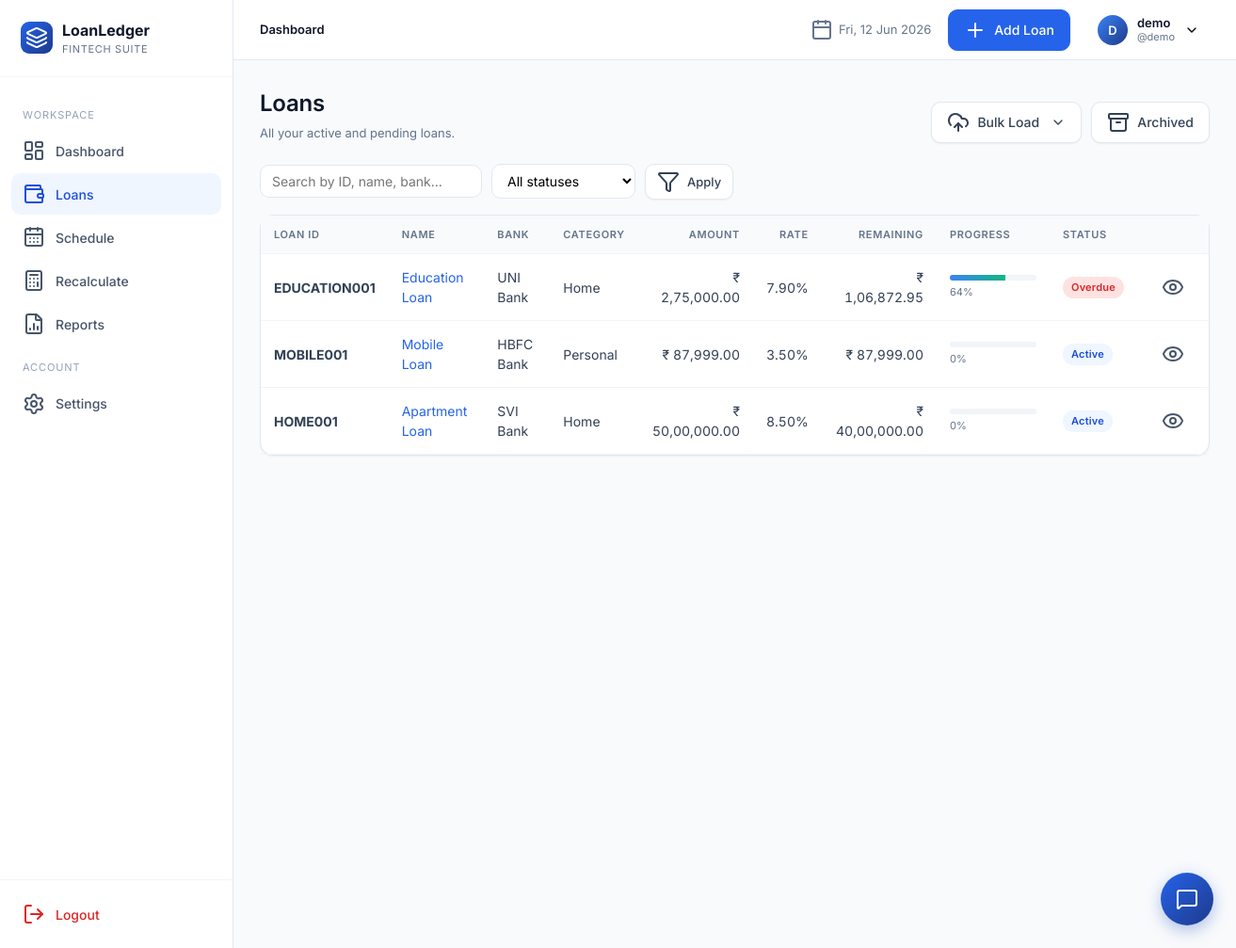
The page /loans/ (signed in) on the database its author committed.
### app/models.py (models this page shows, shortened)
class User(UserMixin, db.Model):
    __tablename__ = "users"
    id = db.Column(db.Integer, primary_key=True)
    full_name = db.Column(db.String(120), nullable=False)
    username = db.Column(db.String(64), unique=True, nullable=False, index=True)
    email = db.Column(db.String(160), unique=True, nullable=False, index=True)
    password_hash = db.Column(db.String(256), nullable=False)
    preferred_currency = db.Column(db.String(8), default="INR")
    preferred_date_format = db.Column(db.String(20), default="%d %b %Y")
    created_at = db.Column(db.DateTime, default=datetime.utcnow)
    loans = db.relationship("Loan", backref="owner", lazy="dynamic", cascade="all, delete-orphan")

class Loan(db.Model):
    __tablename__ = "loans"
    id = db.Column(db.Integer, primary_key=True)
    user_id = db.Column(db.Integer, db.ForeignKey("users.id"), nullable=False, index=True)
    loan_id = db.Column(db.String(40), nullable=False, index=True)  # manual unique per user
    loan_name = db.Column(db.String(120), nullable=False)
    loan_category = db.Column(db.String(50), nullable=False, default="Personal")
    bank_name = db.Column(db.String(120), nullable=False)
    loan_amount = db.Column(db.Float, nullable=False)
    interest_rate = db.Column(db.Float, nullable=False)  # annual %
    down_payment = db.Column(db.Float, default=0)
    custom_emi = db.Column(db.Float, nullable=True)
    start_date = db.Column(db.Date, nullable=False)
    tenure_months = db.Column(db.Integer, nullable=False)
    loan_status = db.Column(db.String(20), default="Active", index=True)
    remaining_balance = db.Column(db.Float, default=0)
    completion_percentage = db.Column(db.Float, default=0)
    is_archived = db.Column(db.Boolean, default=False, index=True)
    balloon_date = db.Column(db.Date, nullable=True)
    balloon_amount = db.Column(db.Float, nullable=True)
    notes = db.Column(db.Text)
    closed_at = db.Column(db.DateTime, nullable=True)
    final_amount = db.Column(db.Float, nullable=True)
    closure_notes = db.Column(db.Text, nullable=True)
    created_at = db.Column(db.DateTime, default=datetime.utcnow)
    updated_at = db.Column(db.DateTime, default=datetime.utcnow, onupdate=datetime.utcnow)
    schedules = db.relationship("Schedule", backref="loan", lazy="dynamic",
                                cascade="all, delete-orphan", order_by="Schedule.month_index")
    __table_args__ = (db.UniqueConstraint("user_id", "loan_id", name="uq_user_loanid"),)

### app/blueprints/loans.py (the view)
@loans_bp.route("/")
@login_required
def list_loans():
    q = request.args.get("q", "").strip()
    status = request.args.get("status", "")
    page = int(request.args.get("page", 1))
    query = current_user.loans.filter_by(is_archived=False)
    if q:
        like = f"%{q}%"
        query = query.filter((Loan.loan_id.ilike(like)) | (Loan.loan_name.ilike(like)) | (Loan.bank_name.ilike(like)))
    if status:
        query = query.filter_by(loan_status=status)
    pagination = query.order_by(Loan.created_at.desc()).paginate(page=page, per_page=10, error_out=False)
    return render_template("loans/list.html", pagination=pagination, q=q, status=status)

### app/templates/loans/list.html (shortened to what this page needs)
{% extends "base.html" %}
{% block content %}
<div class="page-header">
  <div class="title-block"><h1>Loans</h1><div class="sub">All your active and pending loans.</div></div>
  <div class="actions" style="display:flex; gap:10px;">
    <div class="dropdown-container">
      <button class="btn secondary" id="bulkLoadBtn" type="button">
        <i data-lucide="upload-cloud"></i> Bulk Load <i data-lucide="chevron-down" style="width:16px;height:16px;margin-left:4px"></i>
      </button>
    </div>
    <a href="{{ url_for('loans.archived') }}" class="btn secondary"><i data-lucide="archive"></i> Archived</a>
  </div>
</div>
<form class="filters" method="get">
  <input type="text" name="q" value="{{ q }}" placeholder="Search by ID, name, bank…">
  <select name="status">
    <option value="">All statuses</option>
  </select>
  <button class="btn secondary sm" type="submit"><i data-lucide="filter"></i> Apply</button>
</form>
<div class="card">
  <div class="table-wrap">
  {% if pagination.items %}
    <table class="tbl">
      <thead><tr>
        <th>Loan ID</th><th>Name</th><th>Bank</th><th>Category</th>
        <th class="num">Amount</th><th class="num">Rate</th><th class="num">Remaining</th>
        <th>Progress</th><th>Status</th><th></th>
      </tr></thead>
      <tbody>
      {% for l in pagination.items %}
        <tr>
          <td><strong>{{ l.loan_id }}</strong></td>
          <td><a href="{{ url_for('loans.details', loan_pk=l.id) }}">{{ l.loan_name }}</a></td>
          <td>{{ l.bank_name }}</td>
          <td>{{ l.loan_category }}</td>
          <td class="num">{{ l.loan_amount|money }}</td>
          <td class="num">{{ '%.2f'|format(l.interest_rate) }}%</td>
          <td class="num">{{ l.remaining_balance|money }}</td>
          <td style="min-width:120px">
            <div class="progress"><div class="progress-bar" style="width: {{ l.completion_percentage }}%"></div></div>
            <div style="font-size:11px;color:var(--slate-500);margin-top:4px">{{ '%.0f'|format(l.completion_percentage) }}%</div>
          </td>
          <td><span class="badge {{ l.loan_status.replace(' ','') }}">{{ l.loan_status }}</span></td>
          <td>
            <a href="{{ url_for('loans.details', loan_pk=l.id) }}" class="btn ghost sm"><i data-lucide="eye"></i></a>
          </td>
        </tr>
      {% endfor %}
      </tbody>
    </table>
  {% else %}
    <div class="empty"><i data-lucide="inbox"></i><h3>No loans match</h3><p>Try clearing filters or add a new loan.</p></div>
  {% endif %}
  </div>
</div>
{% endblock %}

### app/templates/_topnav.html (shortened to what this page needs)
<header class="topnav">
  <div class="crumbs">
    {% block crumbs %}<strong>Dashboard</strong>{% endblock %}
  </div>
  <div class="date"><i data-lucide="calendar"></i> {{ now.strftime('%a, %d %b %Y') }}</div>
  {% if request.endpoint and not request.endpoint.startswith('settings.') %}
    <a href="{{ url_for('loans.add') }}" class="btn"><i data-lucide="plus"></i> Add Loan</a>
  {% endif %}
  <div class="profile">
    <button class="profile-btn">
      <div class="avatar">{{ current_user.full_name[:1]|upper }}</div>
      <div style="text-align:left;line-height:1.2">
        <div style="font-weight:600;font-size:13px;color:var(--slate-900)">{{ current_user.full_name }}</div>
        <div style="font-size:11px;color:var(--slate-500)">@{{ current_user.username }}</div>
      </div>
      <i data-lucide="chevron-down" style="width:16px;height:16px"></i>
    </button>
  </div>
</header>

### app/static/css/styles.css (style rules this page uses)
:root { --blue-50:#EFF6FF;--blue-100:#DBEAFE;--blue-500:#3B82F6;--blue-600:#2563EB;--blue-700:#1D4ED8;--blue-900:#1E3A8A; --emerald-50:#ECFDF5;--emerald-500:#10B981;--emerald-600:#059669; --slate-50:#F8FAFC;--slate-100:#F1F5F9;--slate-200:#E2E8F0;--slate-300:#CBD5E1;--slate-400:#94A3B8; --slate-500:#64748B;--slate-600:#475569;--slate-700:#334155;--slate-800:#1E293B;--slate-900:#0F172A; --danger:#DC2626;--warning:#F59E0B;--success:#10B981; --shadow-sm:0 1px 2px rgba(15,23,42,.05); --shadow:0 1px 3px rgba(15,23,42,.08),0 1px 2px rgba(15,23,42,.04); --shadow-lg:0 10px 30px -10px rgba(15,23,42,.18); --radius:14px;--radius-sm:10px;--radius-lg:18px; --sidebar-w:248px;--topnav-h:64px; --font:'Inter',ui-sans-serif,system-ui,-apple-system,Segoe UI,Roboto,sans-serif; }
* { box-sizing:border-box;margin:0;padding:0 }
html,body { height:100% }
body { font-family:var(--font);background:var(--slate-50);color:var(--slate-800);font-size:14px;line-height:1.5;-webkit-font-smoothing:antialiased }
a { color:var(--blue-600);text-decoration:none }
h1,h2,h3,h4 { color:var(--slate-900);font-weight:600;letter-spacing:-.01em }
h1 { font-size:24px }
button,input,select,textarea { font-family:inherit;font-size:14px }
.btn { display:inline-flex;align-items:center;gap:8px;padding:9px 16px;border-radius:var(--radius-sm); background:var(--blue-600);color:#fff;border:1px solid var(--blue-600);cursor:pointer; font-weight:500;transition:all .15s;box-shadow:var(--shadow-sm) }
.btn.secondary { background:#fff;color:var(--slate-700);border-color:var(--slate-200) }
.btn.ghost { background:transparent;border:none;color:var(--slate-600);box-shadow:none }
.btn.sm { padding:6px 12px;font-size:13px }
.topnav { height:var(--topnav-h);background:#fff;border-bottom:1px solid var(--slate-200); display:flex;align-items:center;padding:0 28px;gap:18px;position:sticky;top:0;z-index:15 }
.topnav .crumbs { font-size:13px;color:var(--slate-500) }
.topnav .crumbs strong { color:var(--slate-900);font-weight:600 }
.topnav .date { color:var(--slate-500);font-size:13px;display:flex;align-items:center;gap:6px }
.topnav .profile { position:relative }
.topnav .profile-btn { display:flex;align-items:center;gap:10px;padding:6px 10px;border-radius:10px;background:transparent;border:1px solid transparent;cursor:pointer }
.topnav .avatar { width:32px;height:32px;border-radius:50%;background:linear-gradient(135deg,var(--blue-500),var(--blue-900));color:#fff;display:flex;align-items:center;justify-content:center;font-weight:600;font-size:13px }
.page-header { display:flex;align-items:flex-end;justify-content:space-between;margin-bottom:22px;gap:16px;flex-wrap:wrap }
.page-header .title-block .sub { color:var(--slate-500);font-size:13px;margin-top:4px }
.actions { display:flex;gap:10px;flex-wrap:wrap }
.card { background:#fff;border:1px solid var(--slate-200);border-radius:var(--radius);box-shadow:var(--shadow-sm);transition:transform .2s cubic-bezier(0.4, 0, 0.2, 1), box-shadow .2s ease }
.table-wrap { overflow-x:auto }
table.tbl { width:100%;border-collapse:collapse }
table.tbl th { text-align:left;font-size:11px;color:var(--slate-500);text-transform:uppercase;letter-spacing:.06em;font-weight:600;padding:12px 14px;border-bottom:1px solid var(--slate-100);background:var(--slate-50);position:sticky;top:0 }
table.tbl td { padding:14px;border-bottom:1px solid var(--slate-100);color:var(--slate-700) }
table.tbl td.num,table.tbl th.num { text-align:right;font-variant-numeric:tabular-nums }
.badge { display:inline-flex;align-items:center;padding:3px 9px;border-radius:999px;font-size:11px;font-weight:600;letter-spacing:.02em }
.badge.Active { background:var(--blue-50);color:var(--blue-700) }
.badge.Overdue { background:#FEE2E2;color:var(--danger) }
.progress { height:6px;background:var(--slate-100);border-radius:999px;overflow:hidden }
.progress-bar { height:100%;background:linear-gradient(90deg,var(--blue-500),var(--emerald-500));transition:width .4s }
.filters { display:flex;gap:10px;flex-wrap:wrap;margin-bottom:16px;align-items:center }
.filters input,.filters select { padding:8px 12px;border:1px solid var(--slate-200);border-radius:var(--radius-sm);background:#fff }

### app/templates/loans/list.html (style rules this page uses)
.dropdown-container { position: relative; }

### rows shown on the page
User: full_name "D", full_name "demo", username "demo"
Loan: loan_id "EDUCATION001", loan_name "Education Loan", bank_name "UNI Bank", loan_category "Home", loan_amount "₹ 2,75,000.00", interest_rate "7.90", remaining_balance "₹ 1,06,872.95", completion_percentage "64", loan_status "Overdue"
Loan: loan_id "MOBILE001", loan_name "Mobile Loan", bank_name "HBFC Bank", loan_category "Personal", loan_amount "₹ 87,999.00", interest_rate "3.50", remaining_balance "₹ 87,999.00", completion_percentage "0", loan_status "Active"
Loan: loan_id "HOME001", loan_name "Apartment Loan", bank_name "SVI Bank", loan_category "Home", loan_amount "₹ 50,00,000.00", interest_rate "8.50", remaining_balance "₹ 40,00,000.00", completion_percentage "0", loan_status "Active"
